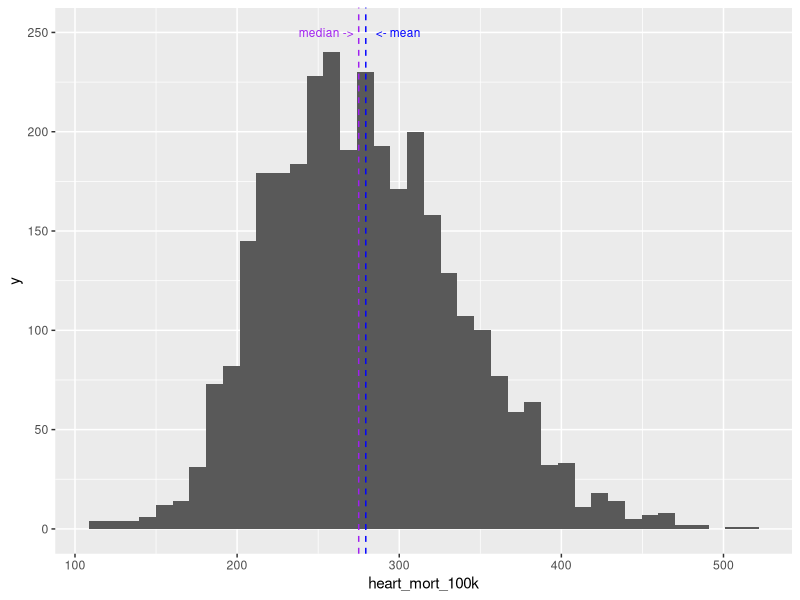
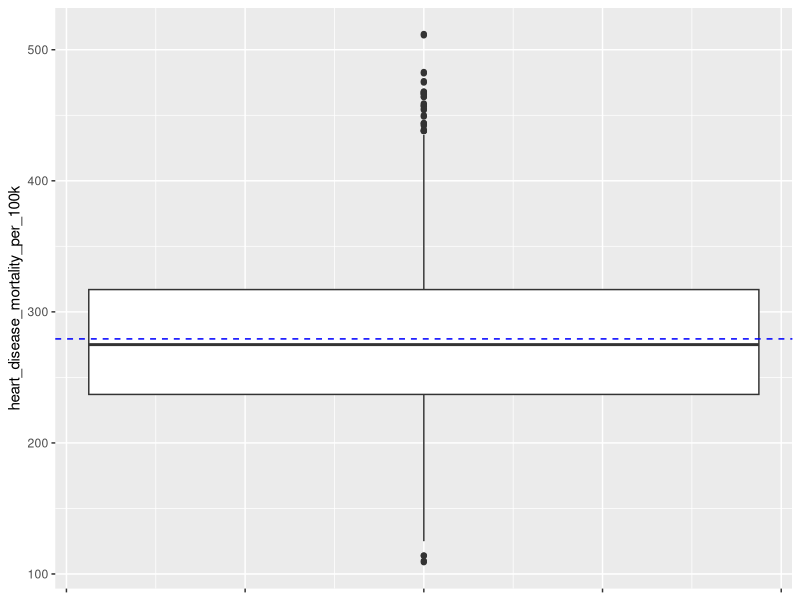
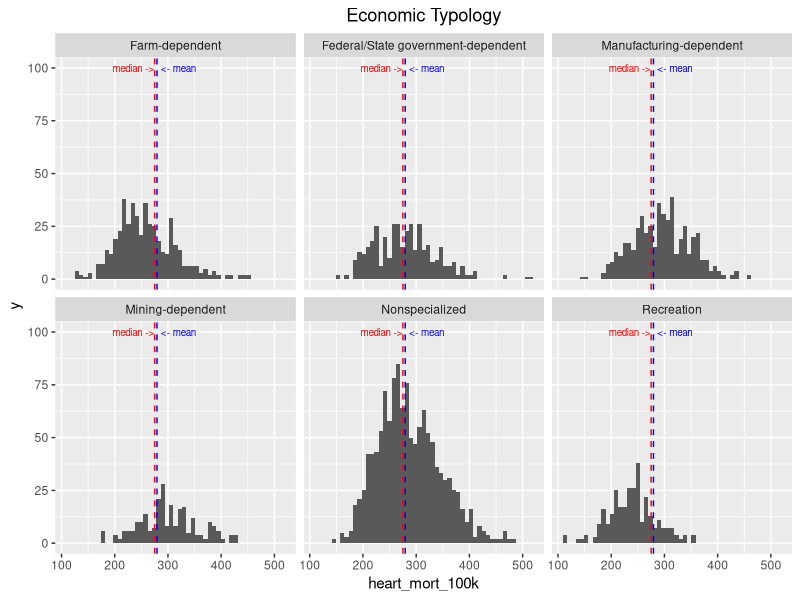
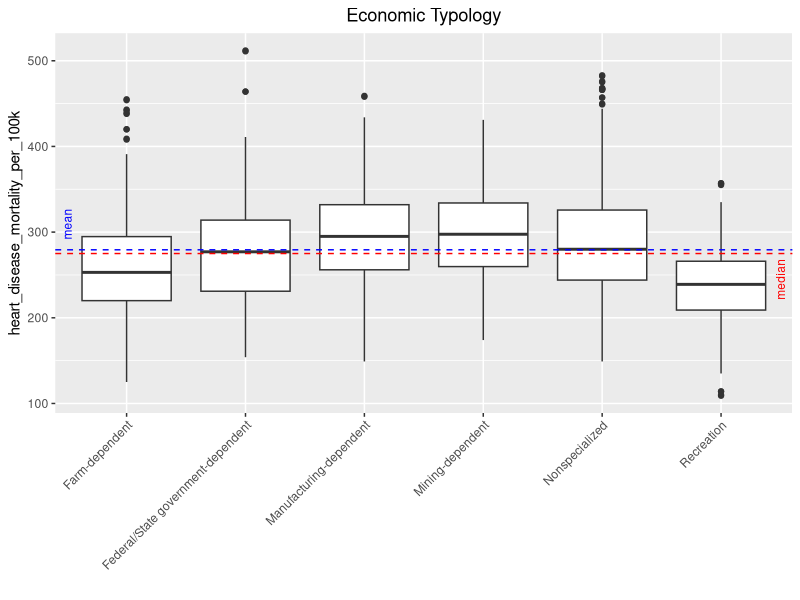
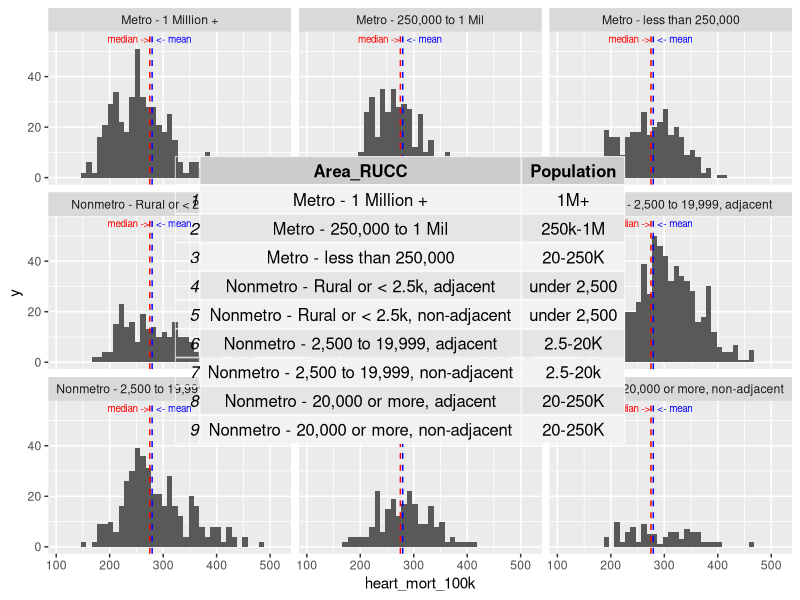
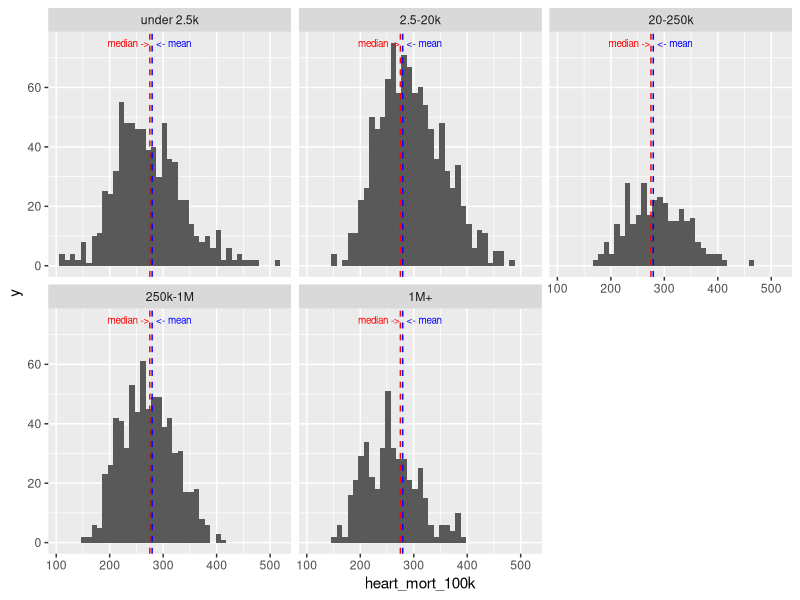
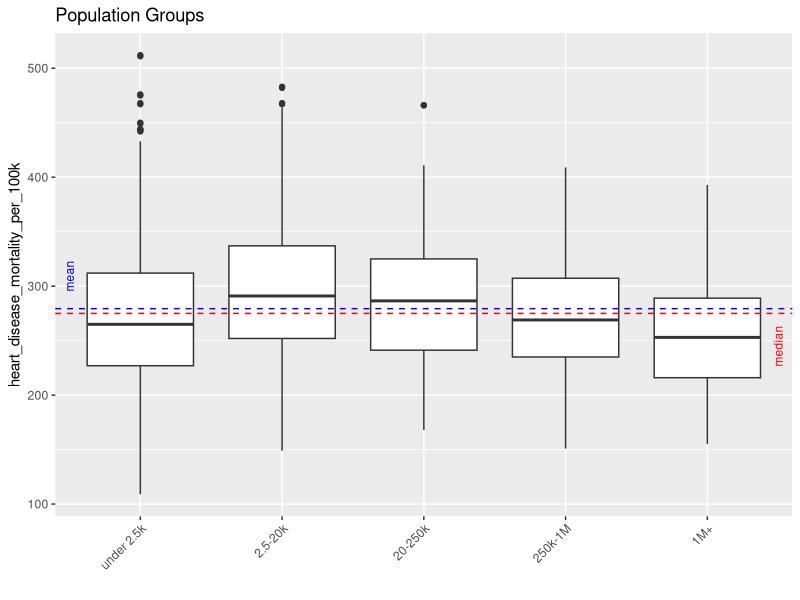
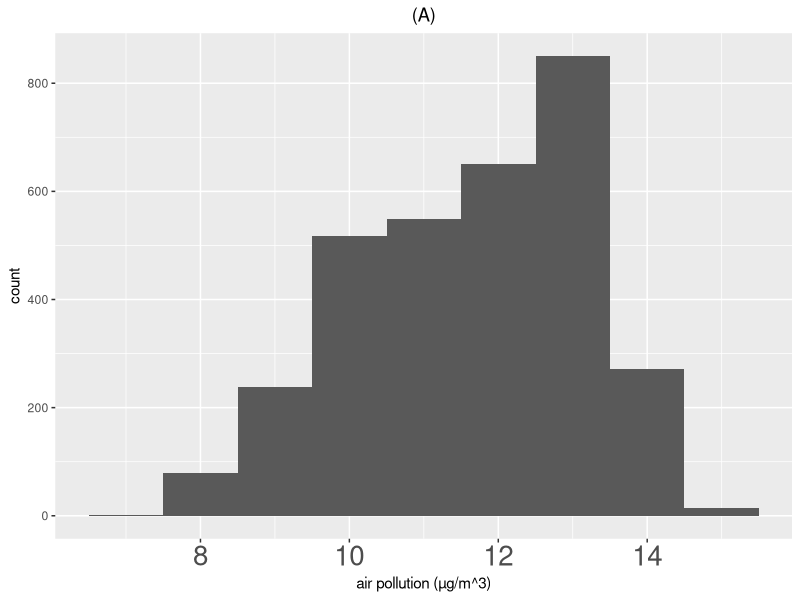

Reproduce these figures in R, in order.
## ---- chunk 1
knitr::opts_chunk$set(echo = TRUE)
## ---- chunk 2
library(tidyverse)
library(data.table)
library(ggplot2)
library(gridExtra)
library(grid)
library(caret)
library(Matrix)
library(rpart)

train_df <- read.csv(file="train_values.csv",
                  header=TRUE,
                  stringsAsFactors = TRUE)

train_label <- read.csv(file="train_labels.csv",
                        header=TRUE,
                        stringsAsFactors = TRUE)

train_data <- merge(x=train_df, y=train_label, by="row_id")

#Store the high, low, mean and median values for later use
low_mort <- as.integer(min(train_data$heart_disease_mortality_per_100k))
high_mort <- as.integer(max(train_data$heart_disease_mortality_per_100k))
hd_mean = mean(train_data$heart_disease_mortality_per_100k)
hd_med = median(train_data$heart_disease_mortality_per_100k)

#Rename a typo in the data set
train_data <- train_data %>% 
  mutate(health__pct_physical_inactivity = health__pct_physical_inacticity) %>%
  select(-health__pct_physical_inacticity)

## ---- chunk 3
#Histogram & boxplot
train_data %>% ggplot(aes(x=heart_disease_mortality_per_100k))+geom_histogram(bins=40)+
  xlab("heart_mort_100k")+
  geom_vline(linetype = "dashed", color = "purple", xintercept = hd_med)+
  geom_vline(linetype = "dashed", color = "blue", xintercept = hd_mean)+
  annotate("text", x=hd_mean+20, y=250, label="<- mean", size=3, color = "blue")+
  annotate("text", x=hd_med-20, y=250, label="median ->", size=3, color = "purple")  

train_data %>% ggplot(aes(y=heart_disease_mortality_per_100k))+geom_boxplot()+
  geom_hline(linetype = "dashed", color = "blue", yintercept = hd_mean)+
  theme(axis.text.x=element_blank())
## ---- chunk 4
#Numeric columns
num_cols <- train_data %>% 
  select(-c(row_id, heart_disease_mortality_per_100k)) %>%
  .[sapply(., is.numeric)] %>% 
  colnames()

#Categorical columns
cat_cols <- colnames(train_data)[sapply(train_data, is.factor)]

length(num_cols)
length(cat_cols)
## ---- chunk 5
#What percentage of rows have NA values for all features?
NAs <- data.frame(
  features = colnames(train_data %>% select(-heart_disease_mortality_per_100k, -yr, -row_id)),
  NA_pct = 
      as.numeric(format(sapply(train_data %>%
                      select(-heart_disease_mortality_per_100k,
                             -yr, -row_id),
             function(x){mean(ifelse(is.na(x), 1, 0))},
             simplify=TRUE)*100, digits=3) )
) 

#Show NA percentage from highest to lowest
NAs %>% arrange(desc(NA_pct))
## ---- chunk 6
#Remove high NA features
high_NA <- NAs %>% 
  filter(NA_pct > 10) %>% 
  .$features %>% 
  as.character()

train_data <- train_data %>% select(-high_NA)
## ---- chunk 7
#Which features have minimum number of NAs (> 0)
min_missing <- min(NAs %>% filter(NA_pct > 0) %>% select(NA_pct))  
NA2 <- sapply(train_data %>% 
        select(as.vector(NAs$features[NAs$NA_pct == min_missing])),
       function(x){which(is.na(x))}, simplify=TRUE)
t(NA2)
## ---- chunk 8
#Remove the rows with 12 NA predictors
train_data <- train_data[-t(NA2)[1,c(1:2)], ]
## ---- chunk 9
#Histograms for economic type
train_data %>% ggplot(aes(x=heart_disease_mortality_per_100k))+
              xlab("heart_mort_100k")+
              geom_histogram(binwidth = (high_mort-low_mort)/50)+
              facet_wrap(~ econ__economic_typology, ncol = 3)+
              geom_vline(linetype="dashed", xintercept = hd_mean, color = "blue")+
              geom_vline(linetype="dashed", xintercept = hd_med, color = "red")+
              ggtitle("Economic Typology")+theme(plot.title = element_text(hjust=0.5))+
              annotate("text", x=hd_mean+40, y=100, label="<- mean", size=2.5, color = "blue")+
              annotate("text", x=hd_med-40, y=100, label="median ->", size=2.5, color = "red")

#Box plot by economic type
train_data %>% ggplot(aes(x=econ__economic_typology, y=heart_disease_mortality_per_100k))+
        geom_boxplot() + 
        geom_hline(linetype="dashed", yintercept = hd_mean, color = "blue")+xlab("")+
        geom_hline(linetype="dashed", yintercept = hd_med, color = "red")+
        theme(axis.text.x = element_text(angle = 45, hjust=1, vjust=1)) + 
        ggtitle("Economic Typology")+theme(plot.title = element_text(hjust=0.5))+
        annotate("text", x=.5, y=hd_mean+30, label="mean", size=3, color = "blue", angle=90)+
        annotate("text", x=6.5, y=hd_med-30, label="median", size=3, color = "red", angle=90)

## ---- chunk 10
#Show category mean/median and comparison to population
bind_rows(train_data %>% select(heart_disease_mortality_per_100k,
                      econ__economic_typology) %>%
  group_by(econ__economic_typology) %>%
  summarize(mn = mean(heart_disease_mortality_per_100k),
            md = median(heart_disease_mortality_per_100k)) %>%
  mutate(MeanAboveBelow = ifelse(round(mn,1) < round(hd_mean,1), 
                              "Below",
                             ifelse(round(mn,1) == round(hd_mean,1),
                              "Equal", "Above")),
         MedianAboveBelow = ifelse(round(md,1) < round(hd_med,1),
                               "Below",
                             ifelse(round(md,1) == round(hd_med,1),
                              "Equal", "Above")))%>%
  select(econ__economic_typology, mn, 
         MeanAboveBelow, md, MedianAboveBelow)
  , data.frame(econ__economic_typology = "Total Population Values",
               mn= hd_mean, 
               MeanAboveBelow = "_",
               md = hd_med,
               MedianAboveBelow = "_")
)
## ---- chunk 11
#Rename original levels to show on plots
levels(train_data$area__rucc) <- c("Metro - 1 Million +",
                        "Metro - 250,000 to 1 Mil",
                        "Metro - less than 250,000",
                        "Nonmetro - Rural or < 2.5k, adjacent",
                        "Nonmetro - Rural or < 2.5k, non-adjacent",
                        "Nonmetro - 2,500 to 19,999, adjacent",
                        "Nonmetro - 2,500 to 19,999, non-adjacent",
                        "Nonmetro - 20,000 or more, adjacent",
                        "Nonmetro - 20,000 or more, non-adjacent")

#Histrograms of area__rucc
train_data %>% ggplot(aes(x=heart_disease_mortality_per_100k))+
  xlab("heart_mort_100k")+
  geom_histogram(binwidth = (high_mort-low_mort)/40)+
  facet_wrap(~ area__rucc, ncol = 3)+
  geom_vline(linetype="dashed", xintercept = hd_mean, color = "blue")+
  geom_vline(linetype="dashed", xintercept = hd_med, color = "red")+
  annotate("text", x=hd_mean+40, y=55, label="<- mean", size=2.5, color = "blue")+
  annotate("text", x=hd_med-40, y=55, label="median ->", size=2.5, color = "red")
## ---- chunk 12
#Show area_rucc level mapping to population
lvl <- levels(train_data$area__rucc)
pop_lvl <- c("1M+", "250k-1M", "20-250K", "under 2,500", "under 2,500", "2.5-20K", "2.5-20k", "20-250K", "20-250K")

rucc_tab <- data.frame(Area_RUCC=lvl, Population=pop_lvl)

grid.table(rucc_tab)
## ---- chunk 13
#Add "population" column using mapping
#Note - 2 different patterns map to 20-250k
train_data <- train_data %>% 
  mutate(population = ifelse(like(train_data$area__rucc, "19,999"), "2.5-20k",
                      ifelse(like(train_data$area__rucc, "2.5k"), "under 2.5k",
                      ifelse(like(train_data$area__rucc, "20,000"), "20-250k",
                      ifelse(like(train_data$area__rucc, "fewer than 250,000"), "20-250k",
                      ifelse(like(train_data$area__rucc, "250,000"), "250k-1M",
                         "1M+"))))))

#Force population into a factor
train_data$population <- factor(train_data$population, 
                                levels=c("under 2.5k",
                                         "2.5-20k",
                                         "20-250k",
                                         "250k-1M", "1M+"))

## ---- chunk 14
#Histograms by population groups
train_data %>% ggplot(aes(x=heart_disease_mortality_per_100k))+
  xlab("heart_mort_100k")+
  geom_histogram(binwidth = (high_mort-low_mort)/40)+
  facet_wrap(~ population, ncol = 3)+
  geom_vline(linetype="dashed", xintercept = hd_mean, color = "blue")+
  geom_vline(linetype="dashed", xintercept = hd_med, color = "red")+
  annotate("text", x=hd_mean+40, y=75, label="<- mean", size=2.5, color = "blue")+
  annotate("text", x=hd_med-40, y=75, label="median ->", size=2.5, color = "red")
## ---- chunk 15
#Box plot by population group
train_data %>%
  ggplot(aes(x=population, y=heart_disease_mortality_per_100k))+
  xlab("")+
  geom_boxplot() +
  geom_hline(linetype="dashed", yintercept = hd_mean, color = "blue")+
  geom_hline(linetype="dashed", yintercept = hd_med, color = "red")+
  theme(axis.text.x = element_text(angle = 45, hjust=1, vjust=1))+
  ggtitle("Population Groups")+
  annotate("text", x=.5, y=hd_mean+30, label="mean", size=3, color = "blue", angle=90)+
  annotate("text", x=5.5, y=hd_med-30, label="median", size=3, color = "red", angle=90)
## ---- chunk 16
bind_rows(train_data %>% select(heart_disease_mortality_per_100k,
                      population) %>%
  group_by(population) %>%
  summarize(mn = mean(heart_disease_mortality_per_100k),
            md = median(heart_disease_mortality_per_100k)) %>%
  mutate(MeanAboveBelow = ifelse(round(mn,1) < hd_mean, 
                                 "Below",
                                 ifelse(round(mn,1) == hd_mean,
                                        "Equal", "Above")),
         MedianAboveBelow = ifelse(round(md,1) < hd_med,
                                   "Below",
                                   ifelse(round(md,1) == hd_med,
                                          "Equal", "Above"))) %>%
  select(population, mn, MeanAboveBelow, md, MedianAboveBelow)
  , data.frame(population = "Total Population Values", 
               mn= hd_mean, 
               MeanAboveBelow = "_",
               md = hd_med,
               MedianAboveBelow = "_")
)
## ---- chunk 17
#Histogram for air pollution original
train_data %>% filter(!is.na(health__air_pollution_particulate_matter)) %>%
  ggplot(aes(x=health__air_pollution_particulate_matter))+
  geom_histogram(binwidth=1) + xlab("air pollution (µg/m^3)")+
  theme(axis.text.x = element_text(size=20))+
  ggtitle("(A)")+theme(plot.title = element_text(hjust=0.5))

#Find median, replace NA values with median of population
ap_med <- median(train_data$health__air_pollution_particulate_matter, na.rm=TRUE)
ap_NA <- which(is.na(train_data$health__air_pollution_particulate_matter))

train_data$health__air_pollution_particulate_matter[ap_NA] <- ap_med
## ---- chunk 18
#Histogram for air pollution regrouped
cut_labels <- c("<= 10", "11", "12", "13", "14+")
cut_levels <- c(0, 10.9, 11.9, 12.9, 13.9, 100)

train_data$air_pollution <- cut(train_data$health__air_pollution_particulate_matter, cut_levels)
levels(train_data$air_pollution) <- cut_labels

train_data %>% 
  ggplot(aes(x=air_pollution))+
  geom_bar() + xlab("air pollution (µg/m^3)")+
  theme(axis.text.x = element_text(size=20))+
  ggtitle("(B)")+theme(plot.title = element_text(hjust=0.5))
## ---- chunk 19
#Histograms by air pollution
train_data %>% ggplot(aes(x=heart_disease_mortality_per_100k))+
  xlab("heart_mort_100k")+
  geom_histogram(binwidth = (high_mort-low_mort)/40)+
  facet_wrap(~ air_pollution, drop=TRUE, ncol = 3)+
  geom_vline(linetype="dashed", xintercept = hd_mean, color = "blue")+
  geom_vline(linetype="dashed", xintercept = hd_med, color = "red")+
  annotate("text", x=hd_mean+40, y=80, label="<- mean", size=2.5, color = "blue")+
  annotate("text", x=hd_med-40, y=80, label="median ->", size=2.5, color = "red")

#Box plot by air_pollution
train_data %>% ggplot(aes(x=air_pollution, y=heart_disease_mortality_per_100k))+
  xlab("")+
  geom_boxplot()+
  geom_hline(linetype="dashed", yintercept = hd_mean, color = "blue")+
  geom_hline(linetype="dashed", yintercept = hd_med, color = "red")+
  theme(axis.text.x = element_text(angle = 45, hjust=1, vjust=1))+
  ggtitle("Air Pollution (µg/m^3)")+theme(plot.title = element_text(hjust=0.5))+
  annotate("text", x=.5, y=hd_mean+30, label="mean", size=3, color = "blue", angle=90)+
  annotate("text", x=5.5, y=hd_med-30, label="median", size=3, color = "red", angle=90)
## ---- chunk 20
bind_rows(train_data %>% select(heart_disease_mortality_per_100k,
                      air_pollution) %>%
  group_by(air_pollution) %>%
  summarize(mn = mean(heart_disease_mortality_per_100k),
            md = median(heart_disease_mortality_per_100k)) %>%
  mutate(MeanAboveBelow = ifelse(round(mn,1) < hd_mean, 
                                 "Below",
                                 ifelse(round(mn,1) == hd_mean,
                                        "Equal", "Above")),
         MedianAboveBelow = ifelse(round(md,1) < hd_med,
                                   "Below",
                                   ifelse(round(md,1) == hd_med,
                                          "Equal", "Above"))) %>%
  select(air_pollution, mn, MeanAboveBelow, md, MedianAboveBelow)
  , data.frame(air_pollution = "Total Population Values", 
               mn= hd_mean, 
               MeanAboveBelow = "_",
               md = hd_med,
               MedianAboveBelow = "_")
)
## ---- chunk 21
#Which features have a NA % between 1 and 10
na_mid <- NAs[NAs$NA_pct > 1 & NAs$NA_pct < 10, ]
na_mid %>% arrange(desc(NA_pct))
## ---- chunk 22
#Calculate the mean and median of the features in question
feat_means <- train_data %>% select(as.vector(na_mid[,1])) %>%
  gather(feature, value) %>% group_by(feature) %>%
  mutate(mn = mean(value, na.rm=TRUE), md = median(value, na.rm=TRUE))

#Plot histogram, faceted by feature, overlaying the mean and median values of each
train_data %>% select(as.vector(na_mid[,1])) %>%
  gather(feature, value) %>%
  ggplot(aes(x=value))+geom_histogram(bins=40)+
  geom_vline(aes(xintercept=mn), data = feat_means, linetype = "dashed", color = "yellow")+
  geom_vline(aes(xintercept=md), data = feat_means, linetype = "dashed", color = "red")+
  theme(axis.text.x = element_text(angle = 45, hjust=1, vjust=1))+
  facet_wrap(~ feature, scales="free") +
  xlab("yellow = mean; red = median") + ylim(0, 1000)


## ---- chunk 23
#Replace the NAs with the median for each feature
mid_cols <- as.vector(na_mid[, 1])

train_data <- train_data %>%
  mutate_at(mid_cols, ~ifelse(is.na(.x), median(.x, na.rm = TRUE), .x))

#Re-plot the distros
train_data %>% select(as.vector(na_mid[,1])) %>%
  gather(feature, value) %>%
  ggplot(aes(x=value))+geom_histogram(bins=40)+
  geom_vline(aes(xintercept=mn), data = feat_means, linetype = "dashed", color = "yellow")+
  geom_vline(aes(xintercept=md), data = feat_means, linetype = "dashed", color = "red")+
  theme(axis.text.x = element_text(angle = 45, hjust=1, vjust=1))+
  facet_wrap(~ feature, scales="free") +
  xlab("yellow = mean; red = median") + ylim(0, 1000)

## ---- chunk 24
cols <- colnames(train_data)[like(colnames(train_data), "econ__pct")] 
ncol <- ifelse(length(cols) <= 6, 2, 3)

train_data %>% select(heart_disease_mortality_per_100k, cols) %>%
  gather(data_type, val, -heart_disease_mortality_per_100k) %>%
  mutate(data_type = substr(data_type, 7, 100)) %>%
  mutate(val= val*100) %>%
  ggplot(aes(x=val, y= heart_disease_mortality_per_100k))+geom_point(na.rm = TRUE)+
  facet_wrap(~ data_type, ncol=ncol, scales="free_x")+xlab("percent")+
  geom_smooth(method="lm", na.rm = TRUE)

data.frame(
  feature=names(train_data[cols]),
  corr = sapply(train_data[cols], function(x) {
    cor(data.frame(train_data$heart_disease_mortality_per_100k, x),
        use="complete.obs")[1,2] })
  ) %>% arrange(desc(abs(corr)))

## ---- chunk 25
cols <- colnames(train_data)[like(colnames(train_data), "demo__")] 
ncol <- ifelse(length(cols) <= 6, 2, 3)

train_data %>% select(heart_disease_mortality_per_100k, cols) %>%
  gather(data_type, val, -heart_disease_mortality_per_100k) %>%
  mutate(data_type = substr(data_type, 7, 100)) %>%
  ggplot(aes(x=val, y= heart_disease_mortality_per_100k))+geom_point(na.rm = TRUE)+
  facet_wrap(~ data_type, ncol=ncol, scales="free_x")+xlab("percent/rate per 1k")+
  geom_smooth(method="lm")

data.frame(
  feature=substr(names(train_data[cols]), 7, 100),
  corr = sapply(train_data[cols], function(x) {
    cor(data.frame(train_data$heart_disease_mortality_per_100k, x),
        use="complete.obs")[1,2] })
  ) %>% arrange(desc(abs(corr)))

## ---- chunk 26
cols <- colnames(train_data)[like(colnames(train_data), "health__")] 
cols <- cols[!like(cols, "health__air")]
ncol <- ifelse(length(cols) <= 6, 2, 3)

train_data %>% select(heart_disease_mortality_per_100k, cols) %>%
  gather(data_type, val, -heart_disease_mortality_per_100k) %>%
  mutate(data_type = substr(data_type, 9, 100)) %>%
  mutate(val = val * 100) %>%
  ggplot(aes(x=val, y= heart_disease_mortality_per_100k))+geom_point(na.rm = TRUE)+
  facet_wrap(~ data_type, ncol=ncol, scales="free_x")+xlab("percent/per provider")+
  geom_smooth(method="lm", na.rm = TRUE)

data.frame(
  feature=names(train_data[cols]),
  corr = sapply(train_data[cols], function(x) {
    cor(data.frame(train_data$heart_disease_mortality_per_100k, x),
        use="complete.obs")[1,2] })
  ) %>% arrange(desc(abs(corr)))

## ---- chunk 27
#Create new features
train_data <- train_data %>% 
  mutate(p_diab_obese = health__pct_adult_obesity * health__pct_diabetes) %>%
  mutate(p_obese_inact = health__pct_adult_obesity * health__pct_physical_inactivity) %>%
  mutate(p_diab_inact = health__pct_diabetes * health__pct_physical_inactivity) %>%
  mutate(p_all_three = health__pct_adult_obesity * health__pct_diabetes * health__pct_physical_inactivity )

## ---- chunk 28
cols <- c("p_diab_obese", 
          "p_obese_inact", 
          "p_diab_inact", 
          "p_all_three")

ncol <- ifelse(length(cols) <= 6, 2, 3)

train_data %>% select(heart_disease_mortality_per_100k, cols) %>%
  gather(data_type, val, -heart_disease_mortality_per_100k) %>%
  mutate(data_type = substr(data_type, 3, 100)) %>%
  mutate(val = val * 100) %>%
  ggplot(aes(x=val, y= heart_disease_mortality_per_100k))+geom_point(na.rm = TRUE)+
  facet_wrap(~ data_type, ncol=ncol, scales="fixed")+xlab("percent")+
  geom_smooth(method="lm", na.rm = TRUE)
## ---- chunk 29
data.frame(
  feature=names(train_data[cols]),
  corr = sapply(train_data[cols], function(x) {
    cor(data.frame(train_data$heart_disease_mortality_per_100k, x),
        use="complete.obs")[1,2] })
  ) %>% arrange(desc(abs(corr)))

## ---- chunk 30
#Remove unused columns from the data set
model_cols <- c("econ__economic_typology",
                "population",
                "air_pollution",
                "econ__pct_civilian_labor",
                "demo__pct_non_hispanic_african_american",
                "demo__death_rate_per_1k",
                "demo__pct_adults_bachelors_or_higher",
                "demo__pct_adults_less_than_a_high_school_diploma",
                "p_diab_obese",
                "p_obese_inact",
                "p_diab_inact",
                "p_all_three")

train_data <- train_data %>% select(model_cols, heart_disease_mortality_per_100k)
## ---- chunk 31
#Find all numeric columns left in the data set
num_cols <- train_data %>% 
  select(-heart_disease_mortality_per_100k) %>%
  .[sapply(., is.numeric)] %>% 
  colnames()

#Plot histograms
train_data %>% select(num_cols) %>%
  gather(feature, value) %>%
  ggplot(aes(x=value)) + geom_histogram(bins=50) +
  facet_wrap(~ feature, scales="free")
## ---- chunk 32
#Find overall range of predictors by taking min and max of individual predictor ranges
ranges <- sapply(train_data %>% select(num_cols), range, simplify=TRUE)
data.frame(MIN = min(ranges[1,]), MAX = max(ranges[2,]))
## ---- chunk 33
#Apply scale, plot distributions, show range
data_scale <- scale(train_data[num_cols])
as.data.frame(data_scale) %>% 
  gather(feature, value) %>%
  ggplot(aes(x=value)) + geom_histogram(bins=50) +
  facet_wrap(~ feature, scales="free")
ranges <- sapply(data_scale, range, simplify=TRUE)
#Scale/Z-score
data.frame(MIN = min(ranges[1,]), MAX = max(ranges[2,]))

#Apply cube root transformation, plot distributions, show range
data_scale <- sapply(train_data[num_cols], function(x) {x^(1/3)}, simplify=TRUE)
as.data.frame(data_scale) %>% 
  gather(feature, value) %>%
  ggplot(aes(x=value)) + geom_histogram(bins=50) +
  facet_wrap(~ feature, scales="free")
ranges <- sapply(data_scale, range, simplify=TRUE)
#Cube Root
data.frame(MIN = min(ranges[1,]), MAX = max(ranges[2,]))

#Apply square root transformation, plot distributions, show range
data_scale <- sapply(train_data[num_cols], sqrt, simplify=TRUE)
as.data.frame(data_scale) %>% 
  gather(feature, value) %>%
  ggplot(aes(x=value)) + geom_histogram(bins=50) +
  facet_wrap(~ feature, scales="free")
ranges <- sapply(data_scale, range, simplify=TRUE)
#Square Root
data.frame(MIN = min(ranges[1,]), MAX = max(ranges[2,]))
## ---- chunk 34
#Categorical columns
cat_cols <- colnames(train_data)[sapply(train_data, is.factor)]

#Create new DF with the scaled data
model_data <- cbind(train_data %>% select(heart_disease_mortality_per_100k, cat_cols),
                    sapply(train_data[num_cols], scale, simplify=TRUE))
## ---- chunk 35
set.seed(999)
test_index <- createDataPartition(model_data$heart_disease_mortality_per_100k, 
                                  times = 1, p=0.5, list=FALSE)
train_set <- model_data[-test_index, ] 
test_set <- model_data[test_index, ]

## ---- chunk 36
#Load the results into memory for display
#Make sure model_results.csv is in the working directory
results <- read.csv("model_results.csv", stringsAsFactors = FALSE)
## ---- chunk 37
results[results$method=="lm", 2]
## ---- chunk 38
results[results$method=="Regression Tree, Full data, CP=0", 2]
## ---- chunk 39
results[results$method=="Reg Tree Full data - pruned", 3]
## ---- chunk 40
results[results$method=="Reg Tree Full data - pruned", 2]
## ---- chunk 41
results[results$method=="Regression Tree, Train, CP=0", 2]
## ---- chunk 42
results[results$method=="Reg Tree - pruned; train/test", 3]
## ---- chunk 43
results[results$method=="Reg Tree - pruned; train/test", 2]
## ---- chunk 44
results[results$method=="randomForest", 2]
## ---- chunk 45
results[results$method=="randomForest, train/test", 2]
## ---- chunk 46
results[results$method=="randomForest trained", 2]
## ---- chunk 47
results[results$method=="randomForest trained", 3]
## ---- chunk 48
results[results$method=="trained Rborist", 2]
## ---- chunk 49
results[results$method=="trained Rborist", 3]
## ---- chunk 50
results[results$method=="4 model ensemble", 2]
## ---- chunk 51
results[results$method=="3 model (lm, rf, Rbor) ensemble", 2]
## ---- chunk 52
results[results$method=="random forest ensemble", 2]
## ---- chunk 53
results[c(1,5,7,9:12), ] %>% arrange(RMSE)
